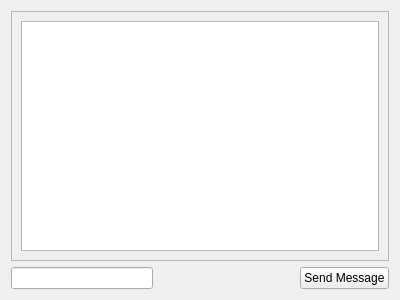
<?xml version="1.0" encoding="UTF-8"?>
<ui version="4.0">
 <class>AreaMessageForm</class>
 <widget class="QWidget" name="AreaMessageForm">
  <property name="geometry">
   <rect>
    <x>0</x>
    <y>0</y>
    <width>400</width>
    <height>300</height>
   </rect>
  </property>
  <property name="windowTitle">
   <string>Form</string>
  </property>
  <layout class="QVBoxLayout" name="verticalLayout">
   <item>
    <widget class="QScrollArea" name="messageArea">
     <property name="widgetResizable">
      <bool>true</bool>
     </property>
     <widget class="QWidget" name="scrollAreaWidgetContents">
      <property name="geometry">
       <rect>
        <x>0</x>
        <y>0</y>
        <width>380</width>
        <height>245</height>
       </rect>
      </property>
      <layout class="QVBoxLayout" name="verticalLayout_2">
       <item>
        <widget class="QTextBrowser" name="messageBrowser"/>
       </item>
      </layout>
     </widget>
    </widget>
   </item>
   <item>
    <layout class="QHBoxLayout" name="horizontalLayout">
     <item>
      <widget class="QLineEdit" name="messageLineEdit"/>
     </item>
     <item>
      <spacer name="horizontalSpacer">
       <property name="orientation">
        <enum>Qt::Horizontal</enum>
       </property>
       <property name="sizeHint" stdset="0">
        <size>
         <width>40</width>
         <height>20</height>
        </size>
       </property>
      </spacer>
     </item>
     <item>
      <widget class="QPushButton" name="sendMessageButton">
       <property name="text">
        <string>Send Message</string>
       </property>
      </widget>
     </item>
    </layout>
   </item>
  </layout>
 </widget>
 <resources/>
 <connections/>
</ui>
